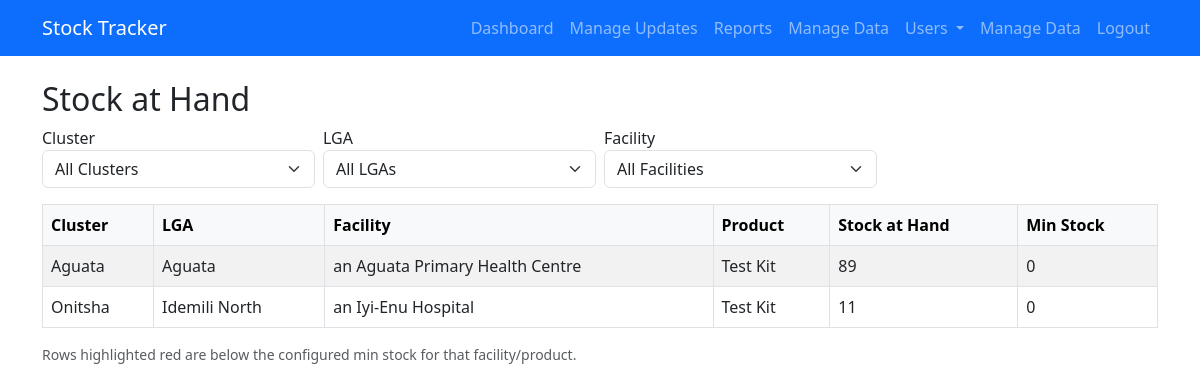
The app's page /facility_soh (signed in) with its own data.
### models.py (models this page shows, shortened)
class Facility(db.Model):
    id = db.Column(db.Integer, primary_key=True)
    name = db.Column(db.String(150), nullable=False)
    lga_id = db.Column(db.Integer, db.ForeignKey('lga.id'), nullable=False)
    facility_products = db.relationship('FacilityProduct', backref='facility', lazy=True)

class LGA(db.Model):
    id = db.Column(db.Integer, primary_key=True)
    name = db.Column(db.String(100), nullable=False)
    cluster_id = db.Column(db.Integer, db.ForeignKey('cluster.id'), nullable=False)
    facilities = db.relationship('Facility', backref='lga', lazy=True)

### app.py (the view, shortened to what this page needs)
@app.route('/facility_soh')
def facility_soh():
    cluster_id = request.args.get('cluster')
    lga_id = request.args.get('lga')
    facility_id = request.args.get('facility')
    base_sql = """
        SELECT c.name AS cluster,
               l.id   AS lga_id,
               l.name AS lga,
               f.id   AS facility_id,
               f.name AS facility,
               p.name AS product,
               COALESCE(fp.min_stock, 0) AS min_stock,
               SUM(
                   CASE
                       WHEN st.transaction_type IN ('Received','Opening') THEN st.quantity
                       WHEN st.transaction_type IN ('Issued','Lost','Damaged','Expired','Transfer') THEN -st.quantity
                       WHEN st.transaction_type='Adjusted' THEN st.quantity
                       ELSE 0
                   END
               ) AS stock_at_hand
        FROM stock_transaction st
        JOIN facility f ON st.facility_id = f.id
        JOIN lga l ON f.lga_id = l.id
        JOIN cluster c ON l.cluster_id = c.id
        JOIN product p ON st.product_id = p.id
        LEFT JOIN facility_product fp ON fp.facility_id = f.id AND fp.product_id = p.id
        WHERE 1=1
    """
    filters = []
    params = {}
    if cluster_id:
        filters.append("AND l.cluster_id = :cluster_id")
        params["cluster_id"] = cluster_id
    if lga_id:
        filters.append("AND f.lga_id = :lga_id")
        params["lga_id"] = lga_id
    if facility_id:
        filters.append("AND f.id = :facility_id")
        params["facility_id"] = facility_id
    sql = text(base_sql + " ".join(filters) + """
        GROUP BY c.name, l.id, l.name, f.id, f.name, p.name, fp.min_stock
        HAVING stock_at_hand IS NOT NULL AND stock_at_hand != 0
        ORDER BY c.name, l.name, f.name, p.name
    """)
    result = db.session.execute(sql, params).mappings().all()
    results = [{
        'cluster': r.get('cluster','N/A'),
        'lga': r.get('lga','N/A'),
        'facility': r.get('facility','N/A'),
        'product': r.get('product','N/A'),
        'min_stock': int(r.get('min_stock') or 0),
        'stock_at_hand': int(r.get('stock_at_hand') or 0)
    } for r in result]
    if current_user.role == 'super':
        clusters = Cluster.query.order_by(Cluster.name).all()
        lgas = LGA.query.filter_by(cluster_id=cluster_id).order_by(LGA.name).all() if cluster_id else []
        facilities = Facility.query.filter_by(lga_id=lga_id).order_by(Facility.name).all() if lga_id else []
    elif current_user.role == 'cluster':
        clusters = Cluster.query.filter_by(id=current_user.cluster_id).all()
        lgas = LGA.query.filter_by(cluster_id=current_user.cluster_id).order_by(LGA.name).all()
        facilities = Facility.query.filter_by(lga_id=lga_id).order_by(Facility.name).all() if lga_id else []
    elif current_user.role == 'lga':
        clusters = Cluster.query.filter_by(id=cluster_id).all()
        lgas = LGA.query.filter_by(id=current_user.lga_id).all()
        facilities = Facility.query.filter_by(lga_id=lga_id).order_by(Facility.name).all() if lga_id else []
    elif current_user.role == 'facility':
        clusters = Cluster.query.filter_by(id=cluster_id).all()
        lgas = LGA.query.filter_by(id=lga_id).all()
        facilities = Facility.query.filter_by(id=current_user.facility_id).all()
    return render_template(
        'facility_soh.html',
        results=results,
        clusters=clusters,
        lgas=lgas,
        facilities=facilities,
        selected_cluster=cluster_id,
        selected_lga=lga_id,
        selected_facility=facility_id
    )

### app.py (called while the page is built)
@login_manager.user_loader
def load_user(user_id):
    return User.query.get(int(user_id))

### templates/facility_soh.html (shortened to what this page needs)
{% extends 'base.html' %}
{% block content %}
<h2>Stock at Hand</h2>
<form method="get" class="row g-2 mb-3">
  <div class="col-md-3">
    <label>Cluster</label>
    <select name="cluster" class="form-select" onchange="this.form.submit()">
      <option value="">All Clusters</option>
    </select>
  </div>
  <div class="col-md-3">
    <label>LGA</label>
    <select name="lga" class="form-select" onchange="this.form.submit()">
      <option value="">All LGAs</option>
    </select>
  </div>
  <div class="col-md-3">
    <label>Facility</label>
    <select name="facility" class="form-select" onchange="this.form.submit()">
      <option value="">All Facilities</option>
    </select>
  </div>
</form>
<div class="table-responsive">
<table class="table table-bordered table-striped">
  <thead class="table-light">
    <tr>
      <th>Cluster</th>
      <th>LGA</th>
      <th>Facility</th>
      <th>Product</th>
      <th>Stock at Hand</th>
      <th>Min Stock</th>
    </tr>
  </thead>
  <tbody>
    {% for row in results %}
    <tr class="{% if row.stock_at_hand < row.min_stock %}table-danger{% endif %}">
      <td>{{ row.cluster }}</td>
      <td>{{ row.lga }}</td>
      <td>{{ row.facility }}</td>
      <td>{{ row.product }}</td>
      <td>{{ "{:,}".format(row.stock_at_hand) }}</td>
      <td>{{ "{:,}".format(row.min_stock) }}</td>
    </tr>
    {% endfor %}
  </tbody>
</table>
</div>
<p class="text-muted small">
  Rows highlighted red are below the configured min stock for that facility/product.
</p>
{% endblock %}

### records on screen
Facility: cluster "Aguata", lga "Aguata", facility "an Aguata Primary Health Centre", product "Test Kit", stock_at_hand "89", min_stock "0"
Facility: cluster "Onitsha", lga "Idemili North", facility "an Iyi-Enu Hospital", product "Test Kit", stock_at_hand "11", min_stock "0"
